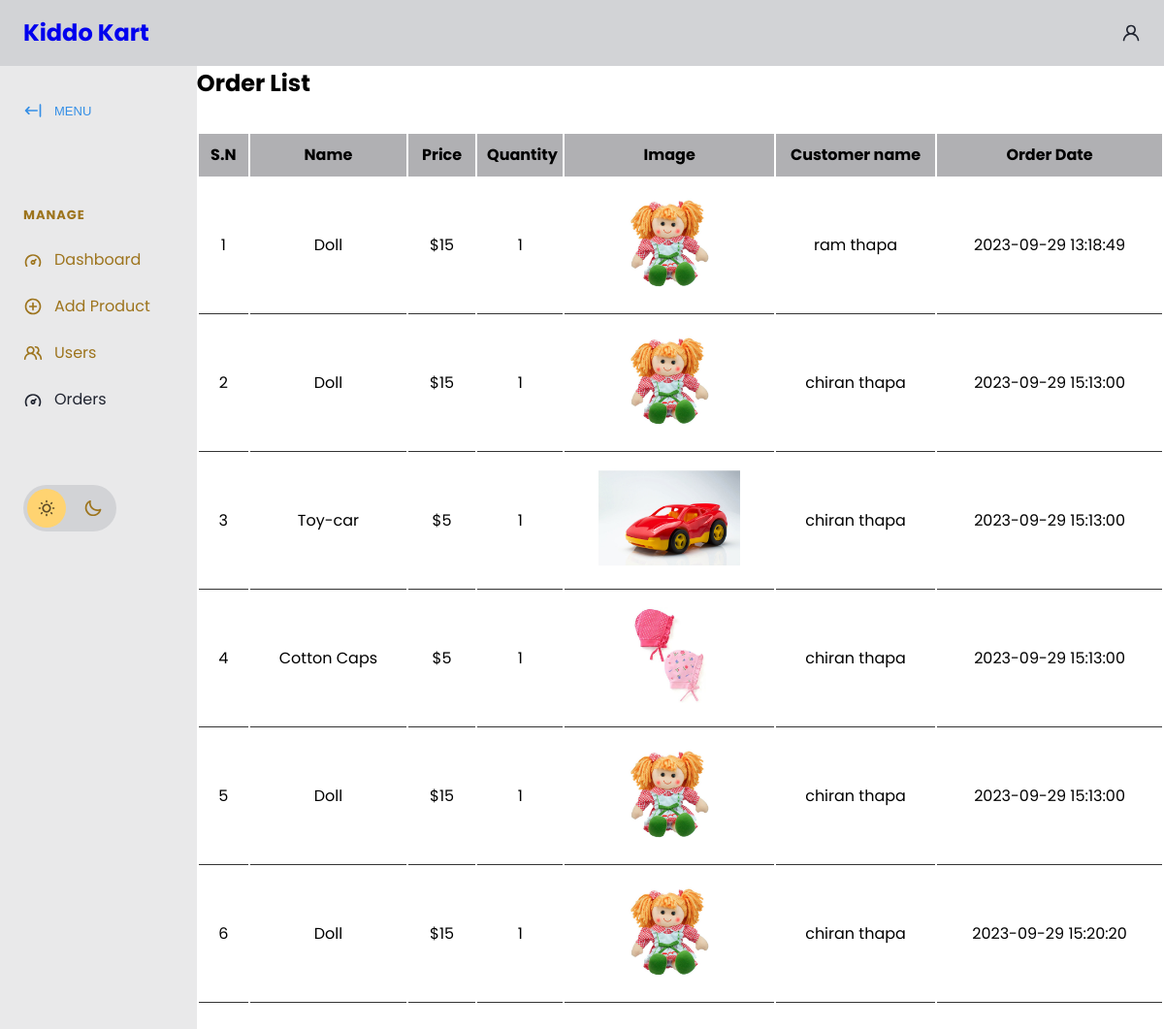
Before: /php/viewproducts.php with the older database file.
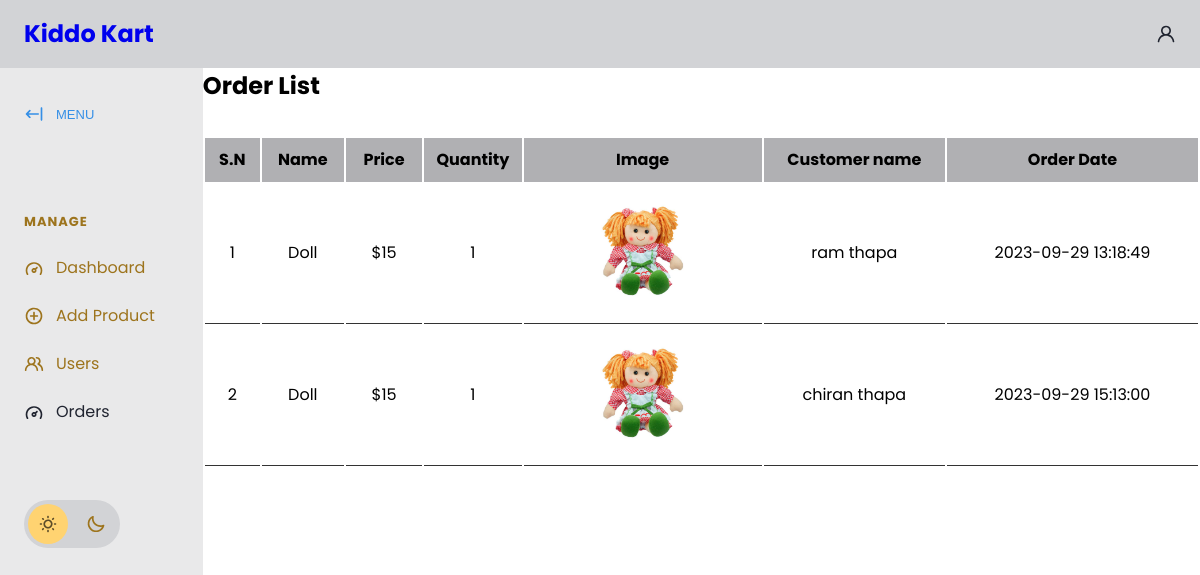
After: the same page with the newer database file.
### tables this page shows
CREATE TABLE `orders` (
  `order_id` int(11) NOT NULL,
  `product_id` int(11) DEFAULT NULL,
  `users_id` int(11) DEFAULT NULL,
  `order_quantity` int(11) NOT NULL,
  `Order_Date` timestamp NOT NULL DEFAULT current_timestamp() ON UPDATE current_timestamp()
);

CREATE TABLE `products` (
  `id` int(11) NOT NULL,
  `categories` varchar(227) NOT NULL,
  `product_name` varchar(225) DEFAULT NULL,
  `product_price` varchar(225) DEFAULT NULL,
  `product_img` varchar(225) DEFAULT NULL,
  `c_id` int(11) DEFAULT NULL,
  `descriptions` varchar(200) DEFAULT NULL
);

CREATE TABLE `users` (
  `ID` int(11) NOT NULL,
  `Username` varchar(100) DEFAULT NULL,
  `Email` varchar(100) DEFAULT NULL,
  `Password` varchar(100) DEFAULT NULL,
  `Age` int(11) DEFAULT NULL,
  `UserRole` varchar(10) NOT NULL,
  `Phone_No` varchar(200) NOT NULL
);

### php/viewproducts.php (the view, shortened to what this page needs)
<?php
include_once('connection.php');
?>
<!DOCTYPE html>
<html lang="en">
<head>
    <link rel="stylesheet" href="https://cdn.jsdelivr.net/npm/modern-normalize@1.1.0/modern-normalize.min.css">
    <link href='https://unpkg.com/boxicons@2.1.4/css/boxicons.min.css' rel='stylesheet'>
    <link rel="stylesheet" href="app.css">
    <link rel="stylesheet" href="./product.css">
</head>
<body>
    <header id="main-header">
        <nav>
            <ul>
                <li id="main-header__logo">
                    <a href="./admindb.html">
                        <h1>Kiddo Kart</h1>
                    </a>
                </li>
            </ul>
            <a href="#">
                <svg>
                    <use xlink:href="#icon-user"></use>
                </svg>
            </a>
        </nav>
    </header>
    <section id="main">
        <div id="sidebar">
            <button id="sidebar__collapse">
                <svg>
                    <use xlink:href="#icon-collapse"></use>
                </svg>
                <span>MENU</span>
            </button>
            <nav id="sidebar__nav">
            <ul>
               <li class="menu-heading"><span>Manage</span></li>
               <li>
                  <a href="admindb.php">
                     <svg>
                        <use xlink:href="#icon-dashboard"></use>
                     </svg>
                     <span>Dashboard</span>
                  </a>
               </li>
               <li>
                  <a href="./addproduct.php">
                     <svg>
                        <use xlink:href="#icon-add"></use>
                     </svg>
                     <span>Add Product</span>
                  </a>
               </li>
               <li>
                  <a href="userlist.php">
                     <svg>
                        <use xlink:href="#icon-users"></use>
                     </svg>
                     <span>Users</span>
                  </a>
               </li>
                    <li>
                        <a href="#" class="active">
                            <svg>
                                <use xlink:href="#icon-dashboard"></use>
                            </svg>
                            <span>Orders</span>
                        </a>
                    </li>
            </nav>
            <div id="sidebar__theme-switcher">
                <svg id="sidebar__theme-switcher__sun">
                    <use xlink:href="#icon-sun"></use>
                </svg>
                <svg id="sidebar__theme-switcher__moon">
                    <use xlink:href="#icon-moon"></use>
                </svg>
            </div>
        </div>
        <div class="form-container">
            <h1>Order List</h1>
            <div class="admin-product-form-container">
                <?php
                            $select = "SELECT  * FROM orders c
                            INNER JOIN products p ON p.id = c.product_id
                            INNER JOIN users u ON u.ID = c.users_id";
                $stmt = mysqli_prepare($conn, $select);
                mysqli_stmt_execute($stmt);
                $result = mysqli_stmt_get_result($stmt);
                $sn = 1;
                ?>
                <div class="product-display">
                    <table class="product-display-table">
                        <thead>
                            <tr>
                                <th>S.N</th>
                                <th>Name</th>
                                <th>Price</th>
                                <th>Quantity</th>
                                <th>Image</th>
                                <th>Customer name</th>
                                <th>Order Date</th>
                            </tr>
                        </thead>
                        <?php
                        while ($row = mysqli_fetch_assoc($result)) {
                            ?>
                            <tr>
                                <td>
                                    <?php echo $sn++; ?>
                                </td>
                                <td>
                                    <?php echo $row['product_name']; ?>
                                </td>
                                <td>
                                    <?php echo "$".$row['product_price']; ?>
                                </td>
                                <td>
                                    <?php echo $row['order_quantity']; ?>
                                </td>
                                <td><img src="./upload_image/<?php echo $row['product_img']; ?>" height="100"></td>
                                <td><?php echo $row['Username'] ?></td>
                                <td>
                                <?php echo $row['Order_Date']; ?>
                                </td>
                            </tr>
                        <?php } ?>
                    </table>
                </div>
            </div>
        </div>
    </section>
</body>
</html>

### php/app.css (style rules this page uses)
:root { --gray-base: #202430; --gray-shade-60: #13161D; --gray-tint-30: #912941; --gray-tint-50: #9d741d; --gray-tint-80: #D2D3D6; --gray-alpha-80: rgb(32 36 48 / .8); --gray-tint-90: #E9E9EA; --white-base: #fff; --primary-base: #358FE6; --extras-sun: #FFD371; --extras-moon: #7190FF; --extras-black-alpha-64: rgb(0 0 0 / .64); --extras-white-alpha-64: rgb(255 255 255 / .64); }
:root[data-theme="light"] { --main-header-bg: var(--gray-tint-80); --top-bar-icon-fill: var(--gray-base); --sidebar-bg: var(--gray-tint-90); --sidebar-icon-fill: var(--gray-tint-50); --sidebar-icon-active-fill: var(--gray-base); --sidebar-link-color: var(--gray-tint-50); --sidebar-link-active-color: var(--gray-base); --sidebar-menu-heading-color: var(--gray-tint-50); --theme-switcher-bg: var(--gray-tint-80); --theme-switcher-indicator: var(--extras-sun); --theme-switcher-indicator-pos: .25rem; --sun-icon-fill: var(--extras-black-alpha-64); --moon-icon-fill: var(--gray-tint-50); --main-header-link-color: var(--gray-base); }
html { font-size: 100%; line-height: 1.4; }
body { font-family: 'Figtree', sans-serif; }
#main-header { background-color: var(--main-header-bg); padding: 1rem 1.5rem; transition: background-color .4s ease-in-out; }
#main-header nav, #main-header ul, #main-header a { display: flex; align-items: center; }
#main-header nav { justify-content: space-between; }
#main-header nav ul { list-style: none; margin: 0; padding: 0; gap: 2rem; }
#main-header svg { width: 1.5rem; height: 1.5rem; fill: var(--top-bar-icon-fill); transition: fill .4s ease-in-out; }
#main-header__logo, #main-header a span { display: none; }
#main { position: relative; }
#sidebar { background-color: var(--sidebar-bg); padding: 1.5rem 0 1.5rem 1.5rem; position: absolute; top: 0; display: flex; flex-direction: column; gap: 4rem; min-height: 200%; align-items: flex-start; transform: translate3d(-100%, 0, 0); transition: transform .4s ease-in-out, background-color .4s ease-in-out; }
#sidebar svg { width: 1.25rem; height: 1.25rem; fill: var(--sidebar-icon-fill); transition: fill .4s ease-in-out; }
#sidebar__collapse { display: none; }
#sidebar__nav ul { list-style: none; padding: 0; margin: 0; }
#sidebar__nav ul a { display: flex; padding: .75rem 0; gap: .75rem; align-items: center; text-decoration: none; color: var(--sidebar-link-color); padding-right: 3rem; transition: color .3s ease-in-out; }
#sidebar__nav ul a.active { color: var(--sidebar-link-active-color); }
#sidebar__nav ul a.active svg { fill: var(--sidebar-icon-active-fill); }
.menu-heading { color: var(--sidebar-menu-heading-color); font-size: 81.25%; text-transform: uppercase; font-weight: 700; letter-spacing: 1px; padding: .75rem 0; }
#sidebar__theme-switcher { background-color: var(--theme-switcher-bg); border-radius: 50px; display: flex; align-items: center; padding: 0.875rem; gap: 1.75rem; position: relative; cursor: pointer; transition: background-color .4s ease-in-out; }
#sidebar__theme-switcher::before { content: ''; position: absolute; width: 2.5rem; height: 2.5rem; background-color: var(--theme-switcher-indicator); border-radius: 50px; z-index: 0; left: 0; transform: translateX(var(--theme-switcher-indicator-pos)); transition: transform .4s ease-in-out; }
#sidebar__theme-switcher svg { z-index: 1; }
#sidebar #sidebar__theme-switcher__sun { fill: var(--sun-icon-fill); }
#sidebar #sidebar__theme-switcher__moon { fill: var(--moon-icon-fill); }
@media screen and (min-width: 768px) { #main-header__logo { display: block; } }
@media screen and (min-width: 768px) { #main-header svg { width: 1.25rem; height: 1.25rem; } }
@media screen and (min-width: 768px) { #main-header a { text-decoration: none; } }
@media screen and (min-width: 768px) { #main-header a { gap: .5rem; } }
@media screen and (min-width: 768px) { #sidebar { position: relative; transform: none; } }
@media screen and (min-width: 768px) { #main { display: grid; grid-template-columns: auto 1fr; } }
@media screen and (min-width: 768px) { #sidebar__collapse { display: flex; align-items: center; gap: .75rem; padding: .75rem 0; appearance: none; background: transparent; border: none; font-size: 81.25%; color: var(--primary-base); cursor: pointer; } }
@media screen and (min-width: 768px) { #sidebar__collapse svg { fill: var(--primary-base); } }

Changed rows visible on the page:
removed orders: product.product_name "Toy-car", product.product_price "5", order_quantity "1", product.product_img (picture), users.Username "chiran thapa", Order_Date "2023-09-29 15:13:00"
removed orders: product.product_name "Cotton Caps", product.product_price "5", order_quantity "1", product.product_img (picture), users.Username "chiran thapa", Order_Date "2023-09-29 15:13:00"
removed orders: product.product_name "Doll", product.product_price "15", order_quantity "1", product.product_img (picture), users.Username "chiran thapa", Order_Date "2023-09-29 15:13:00"
removed orders: product.product_name "Doll", product.product_price "15", order_quantity "1", product.product_img (picture), users.Username "chiran thapa", Order_Date "2023-09-29 15:20:20"
